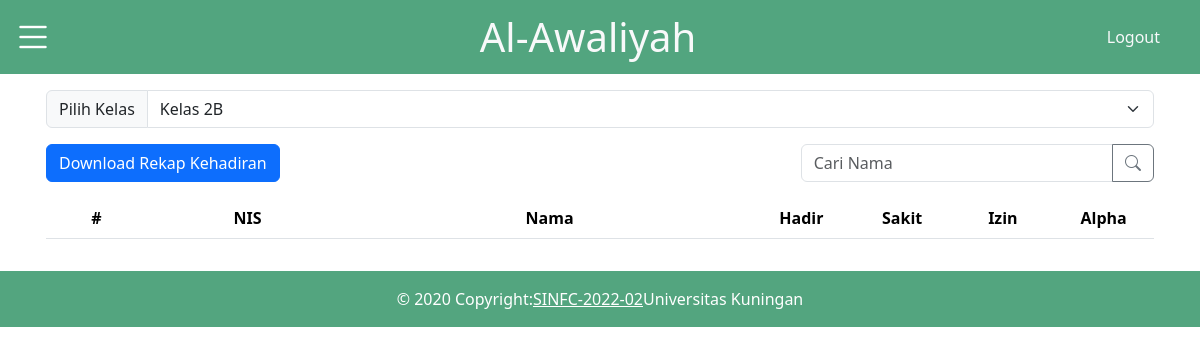
/pages/rekap2B.php (signed in), run on an earlier commit of the app's database.
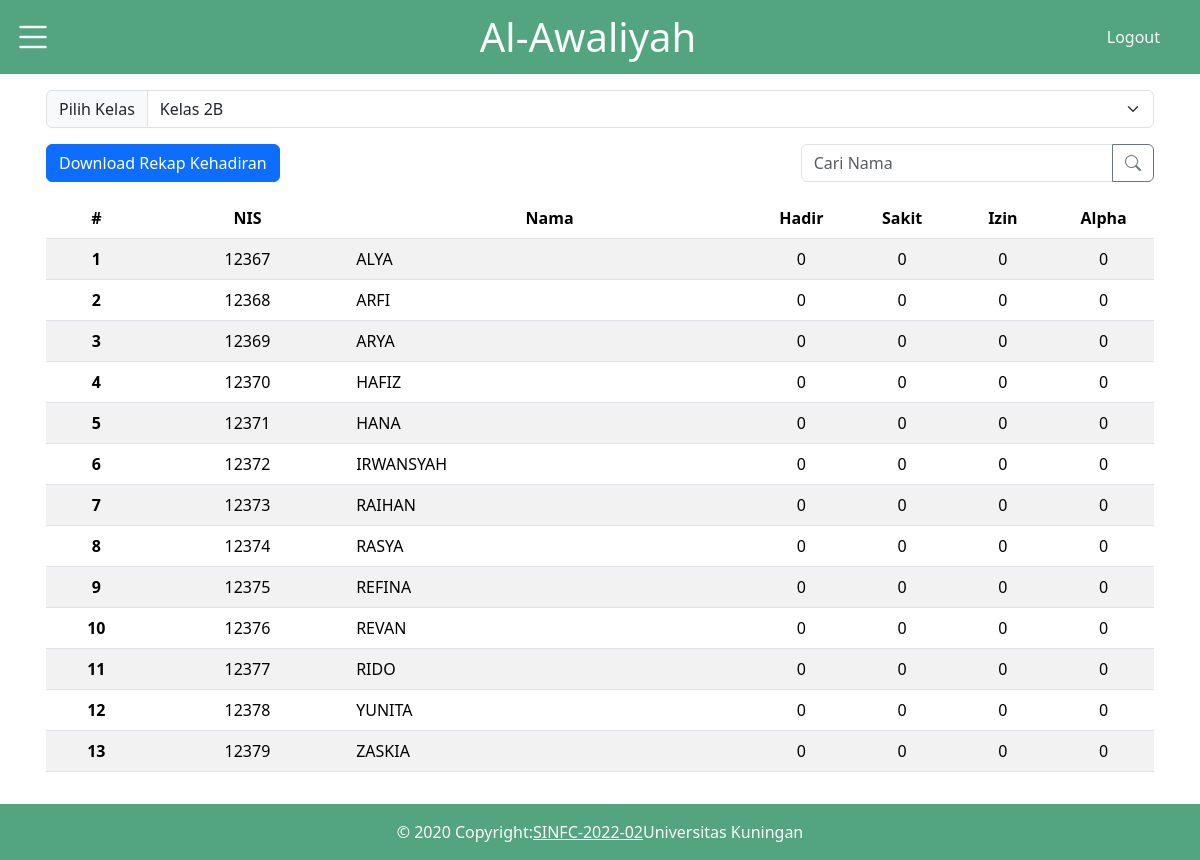
And on a later commit of the database.
### tables this page shows
CREATE TABLE `siswa` (
  `nis` varchar(15) NOT NULL,
  `nama` varchar(255) DEFAULT NULL,
  `id_kelas` int DEFAULT NULL
);

### pages/rekap2B.php (the view, shortened to what this page needs)
<!DOCTYPE html>
<html lang="en">
<head>
    <link href="https://cdn.jsdelivr.net/npm/bootstrap@5.3.2/dist/css/bootstrap.min.css" rel="stylesheet">
    <link rel="stylesheet" href="https://cdn.jsdelivr.net/npm/bootstrap-icons@1.11.2/font/bootstrap-icons.min.css">
    <link rel="stylesheet" href="../css/style.css">
</head>
<body>
    <nav>
        <div class="topnav bg-success bg-opacity-75">
            <div class="row w-100">
                <div class="col col-2">
                    <div class="burger">
                        <a class="btn btn-link" data-bs-toggle="offcanvas" href="#offcanvas" role="button">
                            <i class="bi bi-list text-white fs-1"></i>
                        </a>
                    </div>
                </div>
                <div class="col d-flex justify-content-center align-items-center">
                    <h1 class="text-light m-2">Al-Awaliyah</h1>
                </div>
                <div class="col col-2 d-flex justify-content-end align-items-center">
                    <a class="link-offset-2 link-offset-3-hover link-underline link-underline-opacity-0 link-underline-opacity-75-hover text-light me-3 " href="../action/logout.php">Logout</a>
                </div>
            </div>
        </div>
    </nav>
    <div class="container p-3">
      <div class="input-group mb-3">
        <label class="input-group-text" for="inputGroupSelect01">Pilih Kelas</label>
        <select class="form-select" id="inputGroupSelect01" name="kelas">
          <option value="2B" selected>Kelas 2B</option>
        </select>
      </div>
      <div class="row">
        <div class="col">
          <a href="../action/sheet.php?kelas=4">
              <button class="btn btn-primary">Download Rekap Kehadiran</button>
          </a>
        </div>
        <div class="col col-4 ms-auto">
          <div class="input-group mb-3">
            <input id="search" type="text" class="form-control" placeholder="Cari Nama" aria-label="Recipient's username" aria-describedby="button-addon2">
            <button class="btn btn-outline-secondary" type="button" id="button-addon2">
              <i class="bi bi-search"></i>
            </button>
          </div>
        </div>
      </div>
      <table class="table table-striped m-0 align-items-center">
        <thead class="text-center">
        <tr>
            <th class="col-1" scope="col">#</th>
            <th class="col-2" scope="col">NIS</th>
            <th class="col-4" scope="col">Nama</th>
            <th class="col-1" scope="col">Hadir</th>
            <th class="col-1" scope="col">Sakit</th>
            <th class="col-1" scope="col">Izin</th>
            <th class="col-1" scope="col">Alpha</th>
          </tr>
        </thead>
        <tbody id="data-table-body">
            <?php
            include "../action/koneksi.php";
            $no = 1;
            $data = mysqli_query($koneksi, "SELECT siswa.nis, siswa.nama, kelas.nama_kelas,
            SUM(CASE WHEN presensi.status_presensi = 'H' THEN 1 ELSE 0 END) as hadir,
            SUM(CASE WHEN presensi.status_presensi = 'S' THEN 1 ELSE 0 END) as sakit,
            SUM(CASE WHEN presensi.status_presensi = 'I' THEN 1 ELSE 0 END) as izin,
            SUM(CASE WHEN presensi.status_presensi = 'A' THEN 1 ELSE 0 END) as alpha
            FROM siswa
            LEFT JOIN presensi ON siswa.nis = presensi.nis
            LEFT JOIN kelas ON siswa.id_kelas = kelas.id_kelas
            WHERE kelas.id_kelas = '4'
            GROUP BY siswa.nis");
            while($d = mysqli_fetch_array($data)){
                echo "<tr>";
                echo "<th class='text-center' scope='row'>" . $no++ . "</th>";
                echo "<td class='text-center'>" . $d["nis"] . "</td>";
                echo "<td class='text-start'>" . $d["nama"] . "</td>";
                $sakitColor = ($d['sakit'] > 3) ? 'text-danger fw-bold' : '';
                $izinColor = ($d['izin'] > 3) ? 'text-danger fw-bold' : '';
                $alphaColor = ($d['alpha'] > 3) ? 'text-danger fw-bold' : '';
                echo "<td class='text-center'>" . $d["hadir"] . "</td>";
                echo "<td class='text-center $sakitColor'>" . $d["sakit"] . "</td>";
                echo "<td class='text-center $izinColor'>" . $d["izin"] . "</td>";
                echo "<td class='text-center $alphaColor'>" . $d["alpha"] . "</td>";
                echo "</tr>";
            }
            ?>
        </tbody>
      </table>
    </div>
    <footer class="text-lg-start mt-3">
        <div class="d-flex justify-content-center align-items-center text-white p-3" style="background-color: rgb(83,165,127);">
        © 2020 Copyright:
        <a class="text-white" href="https://www.instagram.com/sisteminformasi_02?igsh=MWF0bmJwczFmZDcybg==" target="_BLANK">SINFC-2022-02</a>
        Universitas Kuningan
        </div>
    </footer>
</body>
</html>

### css/style.css (style rules this page uses)
.topnav { background-color: rgb(83,165,127); }

What changed in the data, as far as the page shows it:
added siswa: nis "12367", nama "ALYA", hadir "0", sakit "0", izin "0", alpha "0"
added siswa: nis "12368", nama "ARFI", hadir "0", sakit "0", izin "0", alpha "0"
added siswa: nis "12369", nama "ARYA", hadir "0", sakit "0", izin "0", alpha "0"
added siswa: nis "12370", nama "HAFIZ", hadir "0", sakit "0", izin "0", alpha "0"
added siswa: nis "12371", nama "HANA", hadir "0", sakit "0", izin "0", alpha "0"
added siswa: nis "12372", nama "IRWANSYAH", hadir "0", sakit "0", izin "0", alpha "0"
added siswa: nis "12373", nama "RAIHAN", hadir "0", sakit "0", izin "0", alpha "0"
added siswa: nis "12374", nama "RASYA", hadir "0", sakit "0", izin "0", alpha "0"
added siswa: nis "12375", nama "REFINA", hadir "0", sakit "0", izin "0", alpha "0"
added siswa: nis "12376", nama "REVAN", hadir "0", sakit "0", izin "0", alpha "0"
added siswa: nis "12377", nama "RIDO", hadir "0", sakit "0", izin "0", alpha "0"
added siswa: nis "12378", nama "YUNITA", hadir "0", sakit "0", izin "0", alpha "0"
added siswa: nis "12379", nama "ZASKIA", hadir "0", sakit "0", izin "0", alpha "0"
